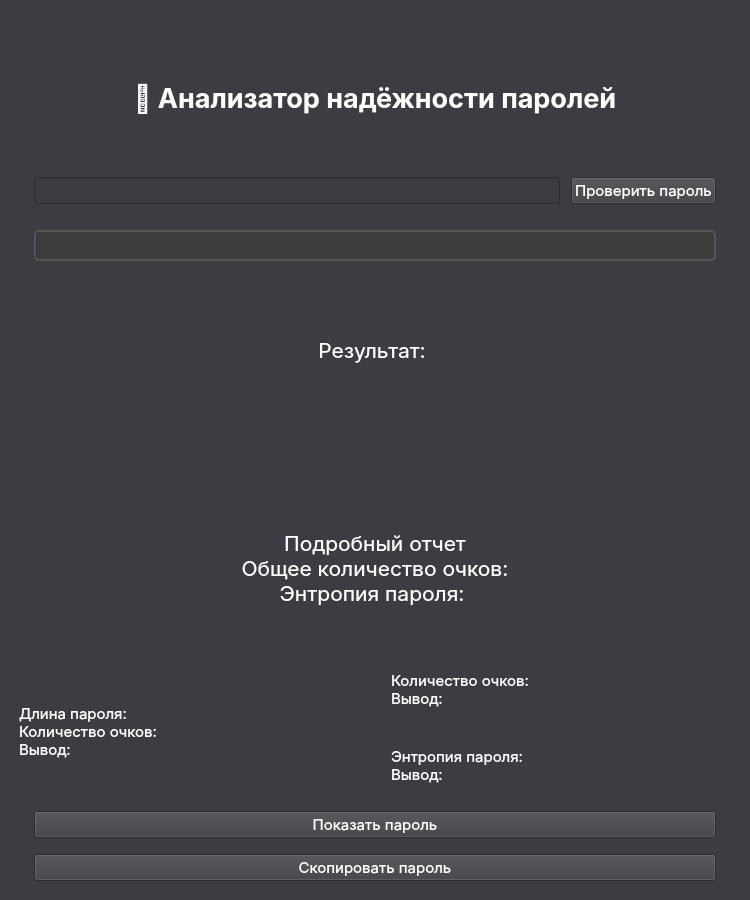
<?xml version="1.0" encoding="UTF-8"?>
<ui version="4.0">
 <class>MainWindow</class>
 <widget class="QMainWindow" name="MainWindow">
  <property name="geometry">
   <rect>
    <x>0</x>
    <y>0</y>
    <width>750</width>
    <height>900</height>
   </rect>
  </property>
  <property name="minimumSize">
   <size>
    <width>750</width>
    <height>900</height>
   </size>
  </property>
  <property name="maximumSize">
   <size>
    <width>1500</width>
    <height>1800</height>
   </size>
  </property>
  <property name="windowTitle">
   <string>Анализатор паролей</string>
  </property>
  <property name="windowIcon">
   <iconset resource="config.qrc">
    <normaloff>:/icon/config/app/icon.png</normaloff>:/icon/config/app/icon.png</iconset>
  </property>
  <property name="styleSheet">
   <string notr="true">QWidget {
    background-color: #3C3C43;
    font-size: 11pt;
    color: white;
    font-family: Inter;
}

QLineEdit:focus {
	border-color: #61afef;
}

QPushButton {
    background-color: #3d3d42;
    color: white;
}

QPushButton:hover {
    background-color: #545457;
}

QPushButton:pressed {
    background-color: #6d6d75;
}

QProgressBar {
	border: 2px solid #555555;
    border-radius: 5px;
    background-color: #3c3c3c;
}</string>
  </property>
  <widget class="QWidget" name="centralwidget">
   <property name="minimumSize">
    <size>
     <width>500</width>
     <height>600</height>
    </size>
   </property>
   <layout class="QVBoxLayout" name="verticalLayout_2">
    <item>
     <spacer name="spacer1">
      <property name="orientation">
       <enum>Qt::Orientation::Vertical</enum>
      </property>
      <property name="sizeType">
       <enum>QSizePolicy::Policy::Fixed</enum>
      </property>
      <property name="sizeHint" stdset="0">
       <size>
        <width>20</width>
        <height>25</height>
       </size>
      </property>
     </spacer>
    </item>
    <item>
     <widget class="QLabel" name="lbl_main_name">
      <property name="font">
       <font>
        <family>Inter</family>
        <pointsize>20</pointsize>
        <bold>true</bold>
       </font>
      </property>
      <property name="styleSheet">
       <string notr="true">font-size: 20pt;</string>
      </property>
      <property name="text">
       <string>🔐 Анализатор надёжности паролей</string>
      </property>
      <property name="alignment">
       <set>Qt::AlignmentFlag::AlignCenter</set>
      </property>
     </widget>
    </item>
    <item>
     <spacer name="spacer2">
      <property name="orientation">
       <enum>Qt::Orientation::Vertical</enum>
      </property>
      <property name="sizeType">
       <enum>QSizePolicy::Policy::Fixed</enum>
      </property>
      <property name="sizeHint" stdset="0">
       <size>
        <width>20</width>
        <height>10</height>
       </size>
      </property>
     </spacer>
    </item>
    <item>
     <layout class="QHBoxLayout" name="layou_input_button">
      <item>
       <spacer name="spacer1_2">
        <property name="orientation">
         <enum>Qt::Orientation::Horizontal</enum>
        </property>
        <property name="sizeType">
         <enum>QSizePolicy::Policy::Fixed</enum>
        </property>
        <property name="sizeHint" stdset="0">
         <size>
          <width>25</width>
          <height>20</height>
         </size>
        </property>
       </spacer>
      </item>
      <item>
       <widget class="QLineEdit" name="le_password"/>
      </item>
      <item>
       <spacer name="spacer3_2">
        <property name="orientation">
         <enum>Qt::Orientation::Horizontal</enum>
        </property>
        <property name="sizeType">
         <enum>QSizePolicy::Policy::Fixed</enum>
        </property>
        <property name="sizeHint" stdset="0">
         <size>
          <width>5</width>
          <height>20</height>
         </size>
        </property>
       </spacer>
      </item>
      <item>
       <widget class="QPushButton" name="btn_start">
        <property name="cursor">
         <cursorShape>PointingHandCursor</cursorShape>
        </property>
        <property name="text">
         <string>Проверить пароль</string>
        </property>
        <property name="shortcut">
         <string>Return</string>
        </property>
       </widget>
      </item>
      <item>
       <spacer name="spacer2_2">
        <property name="orientation">
         <enum>Qt::Orientation::Horizontal</enum>
        </property>
        <property name="sizeType">
         <enum>QSizePolicy::Policy::Fixed</enum>
        </property>
        <property name="sizeHint" stdset="0">
         <size>
          <width>25</width>
          <height>20</height>
         </size>
        </property>
       </spacer>
      </item>
     </layout>
    </item>
    <item>
     <spacer name="spacer3">
      <property name="orientation">
       <enum>Qt::Orientation::Vertical</enum>
      </property>
      <property name="sizeType">
       <enum>QSizePolicy::Policy::Fixed</enum>
      </property>
      <property name="sizeHint" stdset="0">
       <size>
        <width>20</width>
        <height>20</height>
       </size>
      </property>
     </spacer>
    </item>
    <item>
     <layout class="QHBoxLayout" name="layout_status_bar">
      <item>
       <spacer name="spacer2_4">
        <property name="orientation">
         <enum>Qt::Orientation::Horizontal</enum>
        </property>
        <property name="sizeType">
         <enum>QSizePolicy::Policy::Fixed</enum>
        </property>
        <property name="sizeHint" stdset="0">
         <size>
          <width>25</width>
          <height>20</height>
         </size>
        </property>
       </spacer>
      </item>
      <item>
       <widget class="QProgressBar" name="status_bar">
        <property name="value">
         <number>0</number>
        </property>
        <property name="textVisible">
         <bool>false</bool>
        </property>
        <property name="format">
         <string/>
        </property>
       </widget>
      </item>
      <item>
       <spacer name="spacer1_4">
        <property name="orientation">
         <enum>Qt::Orientation::Horizontal</enum>
        </property>
        <property name="sizeType">
         <enum>QSizePolicy::Policy::Fixed</enum>
        </property>
        <property name="sizeHint" stdset="0">
         <size>
          <width>25</width>
          <height>20</height>
         </size>
        </property>
       </spacer>
      </item>
     </layout>
    </item>
    <item>
     <spacer name="spacer4">
      <property name="orientation">
       <enum>Qt::Orientation::Vertical</enum>
      </property>
      <property name="sizeType">
       <enum>QSizePolicy::Policy::Fixed</enum>
      </property>
      <property name="sizeHint" stdset="0">
       <size>
        <width>20</width>
        <height>20</height>
       </size>
      </property>
     </spacer>
    </item>
    <item>
     <widget class="QLabel" name="lbl_result">
      <property name="styleSheet">
       <string notr="true">font-size: 16pt;</string>
      </property>
      <property name="text">
       <string>Результат: </string>
      </property>
      <property name="alignment">
       <set>Qt::AlignmentFlag::AlignCenter</set>
      </property>
     </widget>
    </item>
    <item>
     <spacer name="spacer5">
      <property name="orientation">
       <enum>Qt::Orientation::Vertical</enum>
      </property>
      <property name="sizeType">
       <enum>QSizePolicy::Policy::Fixed</enum>
      </property>
      <property name="sizeHint" stdset="0">
       <size>
        <width>20</width>
        <height>85</height>
       </size>
      </property>
     </spacer>
    </item>
    <item>
     <widget class="QLabel" name="lbl_full_result">
      <property name="styleSheet">
       <string notr="true">font-size: 16pt;</string>
      </property>
      <property name="text">
       <string>Подробный отчет
Общее количество очков: 
Энтропия пароля: </string>
      </property>
      <property name="alignment">
       <set>Qt::AlignmentFlag::AlignCenter</set>
      </property>
     </widget>
    </item>
    <item>
     <spacer name="spacer6">
      <property name="orientation">
       <enum>Qt::Orientation::Vertical</enum>
      </property>
      <property name="sizeType">
       <enum>QSizePolicy::Policy::Fixed</enum>
      </property>
      <property name="sizeHint" stdset="0">
       <size>
        <width>20</width>
        <height>30</height>
       </size>
      </property>
     </spacer>
    </item>
    <item>
     <layout class="QGridLayout" name="layout_full_text">
      <item row="0" column="1" rowspan="2">
       <widget class="QLabel" name="lbl_first_text">
        <property name="text">
         <string>Длина пароля:  Количество очков: 
Вывод:</string>
        </property>
       </widget>
      </item>
      <item row="0" column="0" rowspan="2">
       <spacer name="spacer1_3">
        <property name="orientation">
         <enum>Qt::Orientation::Horizontal</enum>
        </property>
        <property name="sizeType">
         <enum>QSizePolicy::Policy::Fixed</enum>
        </property>
        <property name="sizeHint" stdset="0">
         <size>
          <width>10</width>
          <height>20</height>
         </size>
        </property>
       </spacer>
      </item>
      <item row="0" column="4" rowspan="2">
       <spacer name="spacer2_3">
        <property name="orientation">
         <enum>Qt::Orientation::Horizontal</enum>
        </property>
        <property name="sizeType">
         <enum>QSizePolicy::Policy::Fixed</enum>
        </property>
        <property name="sizeHint" stdset="0">
         <size>
          <width>10</width>
          <height>20</height>
         </size>
        </property>
       </spacer>
      </item>
      <item row="0" column="3">
       <widget class="QLabel" name="lbl_second_text">
        <property name="text">
         <string>Количество очков:  Вывод: </string>
        </property>
       </widget>
      </item>
      <item row="1" column="3">
       <widget class="QLabel" name="lbl_third_text">
        <property name="minimumSize">
         <size>
          <width>0</width>
          <height>0</height>
         </size>
        </property>
        <property name="text">
         <string>Энтропия пароля:  
Вывод:</string>
        </property>
       </widget>
      </item>
      <item row="0" column="2" rowspan="2">
       <spacer name="spacer1_6">
        <property name="orientation">
         <enum>Qt::Orientation::Horizontal</enum>
        </property>
        <property name="sizeType">
         <enum>QSizePolicy::Policy::Fixed</enum>
        </property>
        <property name="sizeHint" stdset="0">
         <size>
          <width>25</width>
          <height>20</height>
         </size>
        </property>
       </spacer>
      </item>
     </layout>
    </item>
    <item>
     <spacer name="spacer7">
      <property name="orientation">
       <enum>Qt::Orientation::Vertical</enum>
      </property>
      <property name="sizeType">
       <enum>QSizePolicy::Policy::Fixed</enum>
      </property>
      <property name="sizeHint" stdset="0">
       <size>
        <width>20</width>
        <height>10</height>
       </size>
      </property>
     </spacer>
    </item>
    <item>
     <layout class="QGridLayout" name="layout_two_button">
      <item row="0" column="1">
       <widget class="QPushButton" name="btn_hide_password">
        <property name="cursor">
         <cursorShape>PointingHandCursor</cursorShape>
        </property>
        <property name="text">
         <string>Показать пароль</string>
        </property>
       </widget>
      </item>
      <item row="2" column="1">
       <widget class="QPushButton" name="btn_copy">
        <property name="cursor">
         <cursorShape>PointingHandCursor</cursorShape>
        </property>
        <property name="text">
         <string>Скопировать пароль</string>
        </property>
       </widget>
      </item>
      <item row="1" column="1">
       <spacer name="spacer3_3">
        <property name="orientation">
         <enum>Qt::Orientation::Vertical</enum>
        </property>
        <property name="sizeType">
         <enum>QSizePolicy::Policy::Fixed</enum>
        </property>
        <property name="sizeHint" stdset="0">
         <size>
          <width>20</width>
          <height>10</height>
         </size>
        </property>
       </spacer>
      </item>
      <item row="0" column="0" rowspan="3">
       <spacer name="spacer1_5">
        <property name="orientation">
         <enum>Qt::Orientation::Horizontal</enum>
        </property>
        <property name="sizeType">
         <enum>QSizePolicy::Policy::Fixed</enum>
        </property>
        <property name="sizeHint" stdset="0">
         <size>
          <width>25</width>
          <height>20</height>
         </size>
        </property>
       </spacer>
      </item>
      <item row="0" column="2" rowspan="3">
       <spacer name="spacer2_5">
        <property name="orientation">
         <enum>Qt::Orientation::Horizontal</enum>
        </property>
        <property name="sizeType">
         <enum>QSizePolicy::Policy::Fixed</enum>
        </property>
        <property name="sizeHint" stdset="0">
         <size>
          <width>25</width>
          <height>20</height>
         </size>
        </property>
       </spacer>
      </item>
     </layout>
    </item>
    <item>
     <spacer name="spacer8">
      <property name="orientation">
       <enum>Qt::Orientation::Vertical</enum>
      </property>
      <property name="sizeType">
       <enum>QSizePolicy::Policy::Fixed</enum>
      </property>
      <property name="sizeHint" stdset="0">
       <size>
        <width>20</width>
        <height>10</height>
       </size>
      </property>
     </spacer>
    </item>
   </layout>
  </widget>
 </widget>
 <resources>
  <include location="config.qrc"/>
 </resources>
 <connections/>
</ui>
